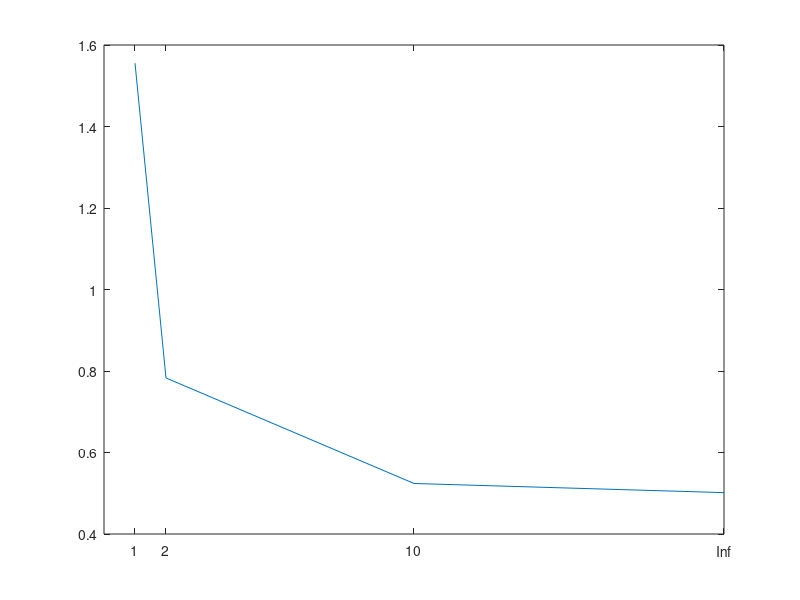

Reproduce this figure in MATLAB.
n = input("Wprowadz rozmiar wektora: \n");

x = ones(n,1);

function  [wynik] = norma (x, p)
	if p==Inf
		wynik = max(abs(x));
	else
		wynik = nthroot(sum(abs(x).^p), p);
	endif
endfunction

printf("Norma pierwsza wynosi: %d",norma(x,1));
printf("\n");
printf("Norma druga wynosi: %d",norma(x,2));
printf("\n");
printf("Norma dziesiata wynosi: %d",norma(x,10));
printf("\n");
printf("Norma nieskonczonosc wynosi: %d",norma(x,Inf));
printf("\n");
printf("\n");

plot([1; 2; 10; 20], [norma(x,1); norma(x,2); norma(x,10); norma(x,Inf)])
set(gca, 'xtick', [1 2 10 20]) 
set(gca, 'xticklabel', {'1', '2', '10', 'Inf'})


x = randn(n,1);
printf("Losowy wektor: \n");
disp(x);

printf("Norma pierwsza wynosi: %d",norma(x,1));
printf("\n");
printf("Norma druga wynosi: %d",norma(x,2));
printf("\n");
printf("Norma dziesiata wynosi: %d",norma(x,10));
printf("\n");
printf("Norma nieskonczonosc wynosi: %d",norma(x,Inf));
printf("\n");

plot([1; 2; 10; 20], [norma(x,1); norma(x,2); norma(x,10); norma(x,Inf)])
set(gca, 'xtick', [1 2 10 20]) 
set(gca, 'xticklabel', {'1', '2', '10', 'Inf'})
